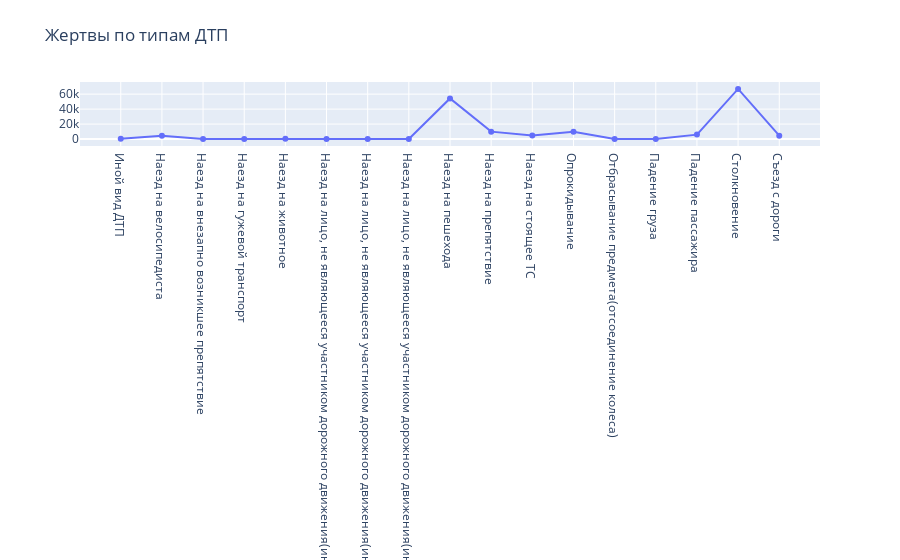

The code cell stored with this chart in its notebook:
### Markdown cell above
Посмотрел на количество ДТП по России. Ожидаемо, что на первых местах оказались крупные города. Очевидная гипотеза - кол-во ДТП может быть связано с уровнем автомобилизации региона. График - самый обычный, для оценки количественных показателей

### Code cell
crash_type = data.groupby('crash_type_name')[['fatalities_amount']].count()
crash_type.head()

trace0 = go.Scatter(
    x=crash_type.index,
    y=crash_type.fatalities_amount,
    name='fatalities_amount'
)
  
data_1 = [trace0]
layout = {'title': 'Жертвы по типам ДТП'}


fig = go.Figure(data=data_1, layout=layout)

iplot(fig)
#Не понял, как подписи развернуть :(

### Figure 1 — Plotly figure (JSON) as saved in the notebook; plotly's stock layout.template omitted (floating-point values rounded to 4 significant figures)
{"data": [{"name": "fatalities_amount", "type": "scatter", "x": ["Иной вид ДТП", "Наезд на велосипедиста", "Наезд на внезапно возникшее препятствие", "Наезд на гужевой транспорт", "Наезд на животное", "Наезд на лицо, не являющееся участником дорожного движения(иного участника ДТП), осуществляющее какую-либо другую деятельность", "Наезд на лицо, не являющееся участником дорожного движения(иного участника ДТП), осуществляющее несение службы", "Наезд на лицо, не являющееся участником дорожного движения(иного участника ДТП), осуществляющее производство работ", "Наезд на пешехода", "Наезд на препятствие", "Наезд на стоящее ТС", "Опрокидывание", "Отбрасывание предмета(отсоединение колеса)", "Падение груза", "Падение пассажира", "Столкновение", "Съезд с дороги"], "y": [536, 4470, 15, 37, 454, 8, 15, 44, 54245, 9910, 4683, 9889, 71, 29, 5922, 66927, 4486]}], "layout": {"title": {"text": "Жертвы по типам ДТП"}}}
